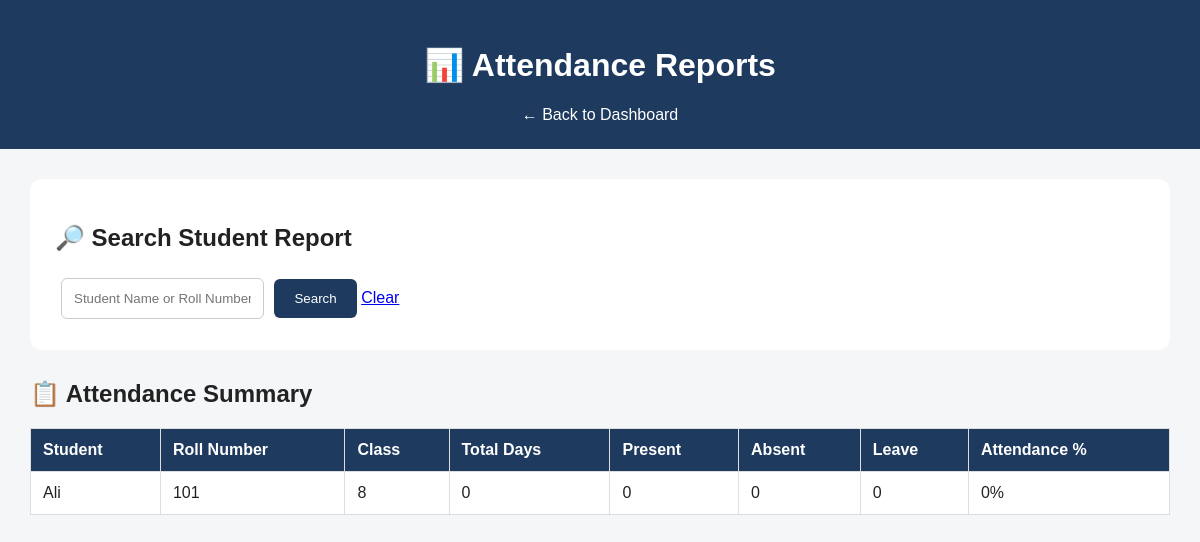
Screenshot of /report with the database file from the repository.
### tables this page shows
CREATE TABLE students (
            id INTEGER PRIMARY KEY AUTOINCREMENT,
            name TEXT NOT NULL,
            roll_number TEXT NOT NULL,
            class_name TEXT NOT NULL,
            section TEXT,
            parent_name TEXT,
            parent_contact TEXT
        );

### app.py (the view)
@app.route("/report")
def report():
    search = request.args.get("search", "")
    conn = get_db()
    if search:
        students_list = conn.execute("""
            SELECT * FROM students
            WHERE name LIKE ?
            OR roll_number LIKE ?
            ORDER BY class_name, roll_number
        """, (
            "%" + search + "%",
            "%" + search + "%"
        )).fetchall()
    else:
        students_list = conn.execute("""
            SELECT * FROM students
            ORDER BY class_name, roll_number
        """).fetchall()
    reports = []
    for student in students_list:
        records = conn.execute("""
            SELECT status
            FROM attendance
            WHERE student_id = ?
        """, (student["id"],)).fetchall()
        total_days = len(records)
        present = sum(
            1 for r in records
            if r["status"] == "Present"
        )
        absent = sum(
            1 for r in records
            if r["status"] == "Absent"
        )
        leave = sum(
            1 for r in records
            if r["status"] == "Leave"
        )
        if total_days > 0:
            percentage = round(
                (present / total_days) * 100,
                2
            )
        else:
            percentage = 0
        reports.append({
            "name": student["name"],
            "roll_number": student["roll_number"],
            "class_name": student["class_name"],
            "total_days": total_days,
            "present": present,
            "absent": absent,
            "leave": leave,
            "percentage": percentage
        })
    conn.close()
    return render_template(
        "report.html",
        reports=reports,
        search=search
    )

### app.py (called while the page is built)
def get_db():
    conn = sqlite3.connect("school.db")
    conn.row_factory = sqlite3.Row
    return conn

### New folder/templates/report.html (shortened to what this page needs)
<!DOCTYPE html>
<html>
<head>
    <link rel="stylesheet" href="/static/style.css">
</head>
<body>
<div class="header">
    <h1>📊 Attendance Reports</h1>
    <a href="/">← Back to Dashboard</a>
</div>
<div class="container">
    <div class="form-box">
        <h2>🔎 Search Student Report</h2>
        <form method="GET" action="/report">
            <input
                type="text"
                name="search"
                placeholder="Student Name or Roll Number"
                value="{{ search }}"
            >
            <button type="submit">
                Search
            </button>
            <a href="/report">Clear</a>
        </form>
    </div>
    <h2>📋 Attendance Summary</h2>
    <table>
        <tr>
            <th>Student</th>
            <th>Roll Number</th>
            <th>Class</th>
            <th>Total Days</th>
            <th>Present</th>
            <th>Absent</th>
            <th>Leave</th>
            <th>Attendance %</th>
        </tr>
        {% for report in reports %}
        <tr>
            <td>{{ report["name"] }}</td>
            <td>{{ report["roll_number"] }}</td>
            <td>{{ report["class_name"] }}</td>
            <td>{{ report["total_days"] }}</td>
            <td>{{ report["present"] }}</td>
            <td>{{ report["absent"] }}</td>
            <td>{{ report["leave"] }}</td>
            <td>{{ report["percentage"] }}%</td>
        </tr>
        {% else %}
        <tr>
            <td colspan="8">
                No attendance records found.
            </td>
        </tr>
        {% endfor %}
    </table>
</div>
</body>
</html>

### New folder/templates/static/style.css (style rules this page uses)
body { font-family: Arial, sans-serif; margin: 0; background: #f4f6f8; color: #222; }
.header { background: #1e3a5f; color: white; padding: 25px; text-align: center; }
.header a { color: white; text-decoration: none; }
.container { padding: 30px; }
.form-box { background: white; padding: 25px; border-radius: 12px; margin-bottom: 30px; }
input { padding: 12px; margin: 6px; border: 1px solid #ccc; border-radius: 6px; }
button { padding: 12px 20px; background: #1e3a5f; color: white; border: none; border-radius: 6px; cursor: pointer; }
table { width: 100%; background: white; border-collapse: collapse; }
th, td { padding: 12px; border: 1px solid #ddd; text-align: left; }
th { background: #1e3a5f; color: white; }

### rows the page displays
students: name "Ali", roll_number "101", class_name "8", total_days "0", present "0", absent "0", leave "0", percentage "0"
